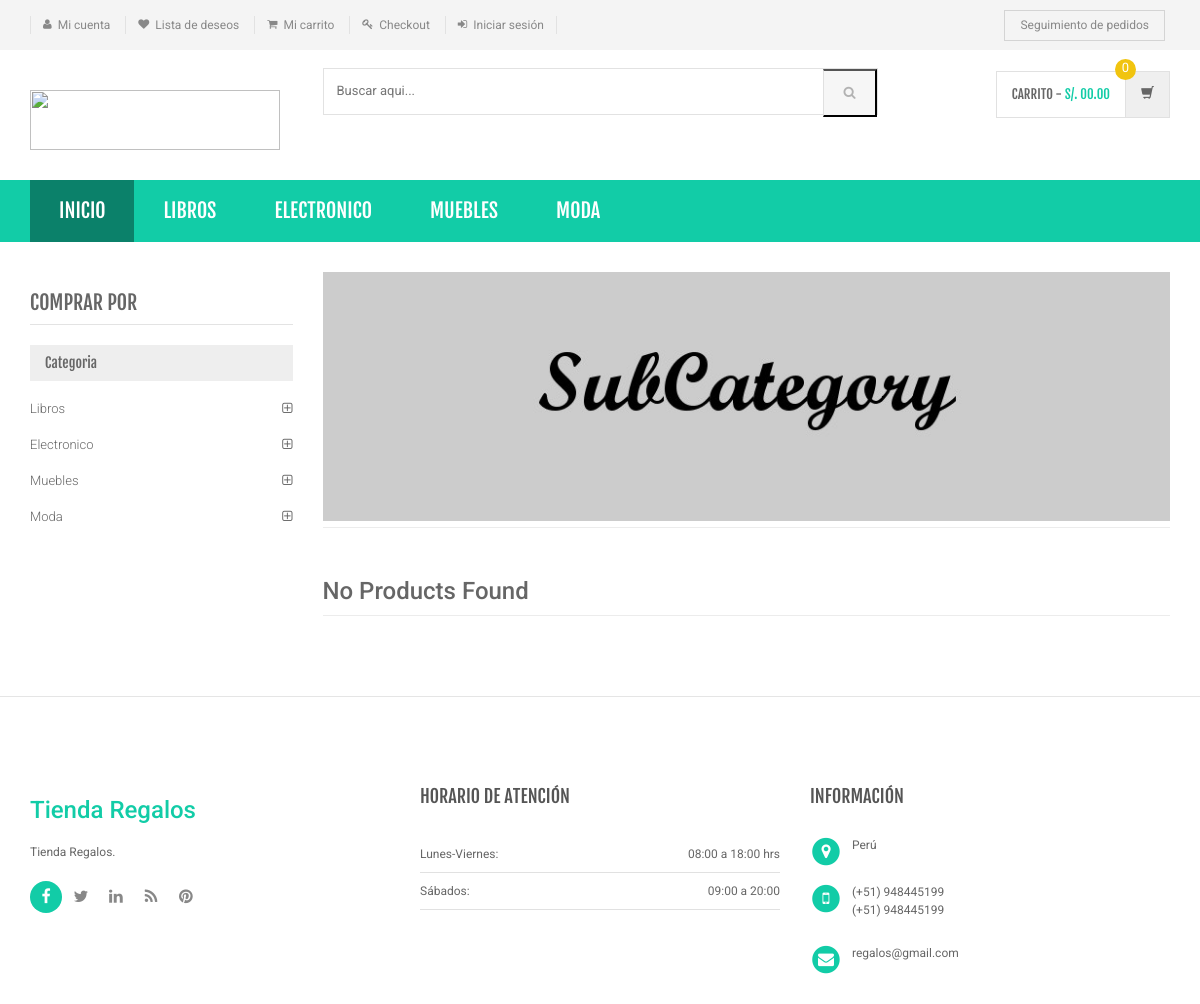
Page /sub-category1.php on the earlier database version.
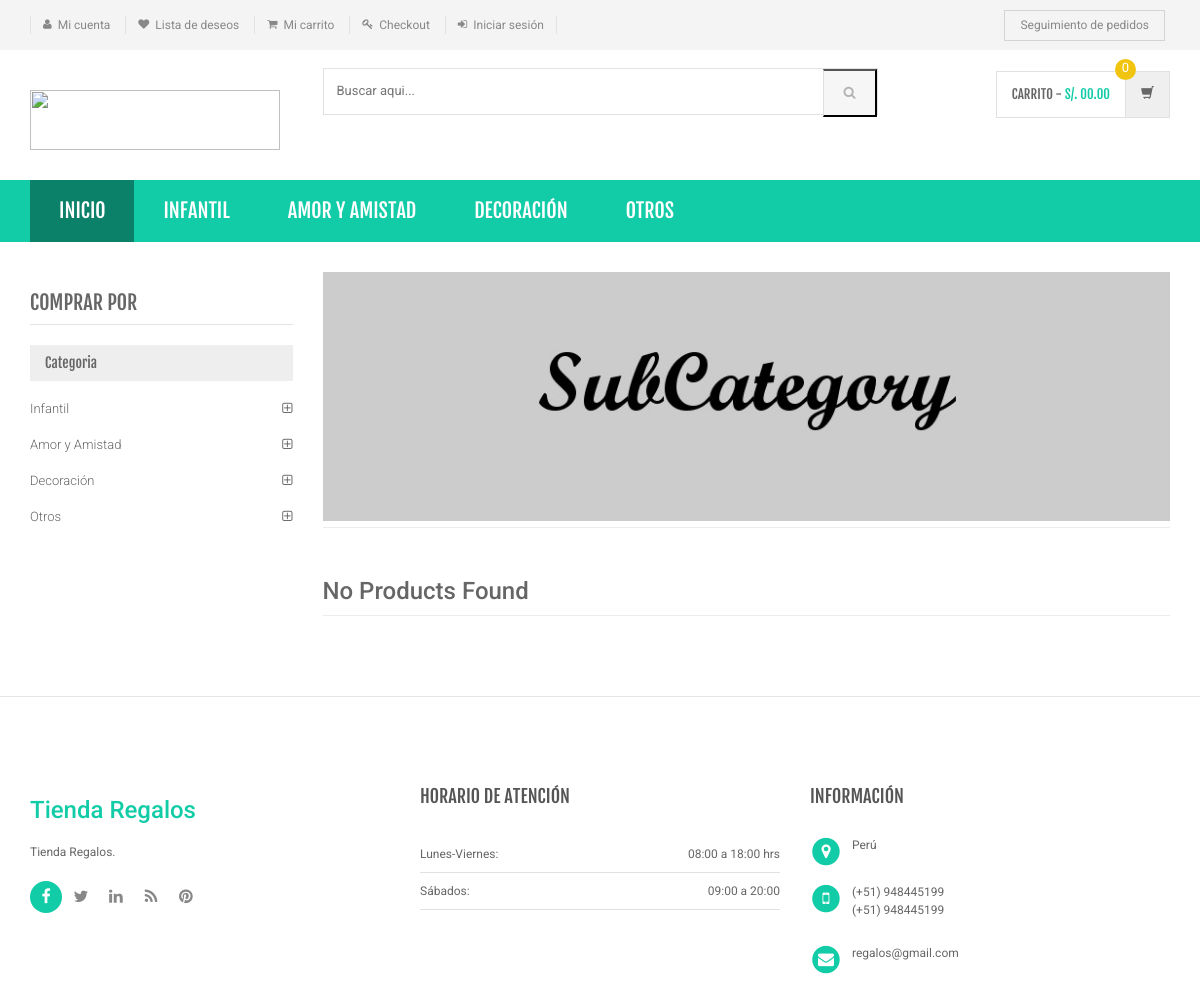
Same page on the later database version.
### tables this page shows
CREATE TABLE `category` (
  `id` int(11) NOT NULL,
  `categoryName` varchar(255) DEFAULT NULL,
  `categoryDescription` longtext DEFAULT NULL,
  `creationDate` timestamp NOT NULL DEFAULT current_timestamp(),
  `updationDate` varchar(255) DEFAULT NULL
);

### sub-category1.php (the view, shortened to what the changed rows need)
<?php
include('includes/config.php');
?>
<!DOCTYPE html>
<html lang="es">
	<head>
	    <link rel="stylesheet" href="assets/css/bootstrap.min.css">
	    <link rel="stylesheet" href="assets/css/main.css">
	    <link rel="stylesheet" href="assets/css/owl.carousel.css">
		<link rel="stylesheet" href="assets/css/owl.transitions.css">
		<link href="assets/css/lightbox.css" rel="stylesheet">
		<link rel="stylesheet" href="assets/css/animate.min.css">
		<link rel="stylesheet" href="assets/css/rateit.css">
		<link rel="stylesheet" href="assets/css/bootstrap-select.min.css">
		<link rel="stylesheet" href="assets/css/config.css">
		<link href="assets/css/red.css" rel="alternate stylesheet" title="Red color">
		<link rel="stylesheet" href="assets/css/font-awesome.min.css">
	</head>
    <body class="cnt-home">
<header class="header-style-1">
<?php include('includes/main-header.php');?>
<?php include('includes/menu-bar.php');?>
</header>
<div class="body-content outer-top-xs">
	<div class='container'>
		<div class='row outer-bottom-sm'>
			<div class='col-md-3 sidebar'>
	            <div class="sidebar-module-container">
	            	<div class="sidebar-filter">
<div class="sidebar-widget wow fadeInUp outer-bottom-xs ">
	<div class="sidebar-widget-body m-t-10">
	         <?php $sql=mysql_query("select id,categoryName from category");
while($row=mysql_fetch_array($sql))
{
    ?>
		<div class="accordion">
	    	<div class="accordion-group">
	            <div class="accordion-heading">
	                <a href="category.php?cid=<?php echo htmlentities($row['id']);?>"  class="accordion-toggle collapsed">
	                   <?php echo htmlentities($row['categoryName']);?>
	                </a>
	            </div>
	        </div>
	    </div>
	    <?php } ?>
	</div>
</div>
	            	</div>
	            </div>
            </div>
</div>
</div>
</body>
</html>

### includes/menu-bar.php (shortened to what the changed rows need)
<div class="header-nav animate-dropdown">
    <div class="container">
        <div class="yamm navbar navbar-default" role="navigation">
            <div class="nav-bg-class">
                <div class="navbar-collapse collapse" id="mc-horizontal-menu-collapse">
	<div class="nav-outer">
		<ul class="nav navbar-nav">
              <?php $sql=mysqli_query($con,"select id,categoryName  from category limit 6");
while($row=mysqli_fetch_array($sql))
{
    ?>
			<li class="dropdown yamm">
				<a href="category.php?cid=<?php echo $row['id'];?>"> <?php echo $row['categoryName'];?></a>
			</li>
			<?php } ?>
		</ul>
	</div>
</div>
            </div>
        </div>
    </div>
</div>

Differences in the rows shown:
changed category: categoryName "LIBROS" → "INFANTIL"; categoryName "Libros" → "Infantil"
changed category: categoryName "ELECTRONICO" → "AMOR Y AMISTAD"; categoryName "Electronico" → "Amor y Amistad"
changed category: categoryName "MUEBLES" → "DECORACIÓN"; categoryName "Muebles" → "Decoración"
changed category: categoryName "MODA" → "OTROS"; categoryName "Moda" → "Otros"
